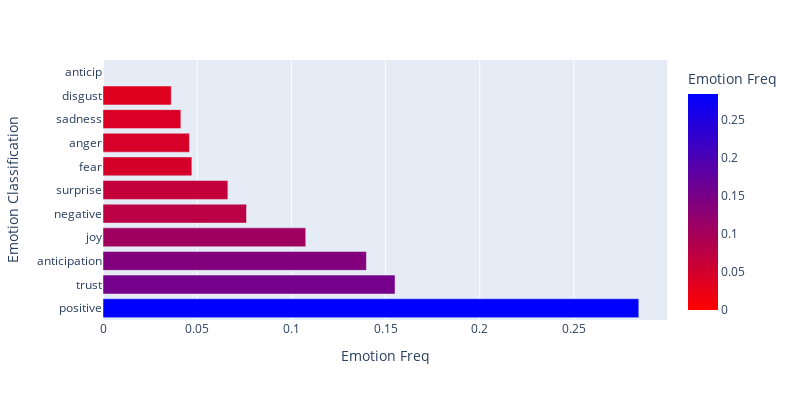

Notebook code cell kept with this figure:
### Code cell
emotion_df = pd.DataFrame.from_dict(n1, orient='index')
emotion_df = emotion_df.reset_index()
emotion_df = emotion_df.rename(columns={'index' : 'Emotion Classification' , 0: 'Emotion Freq'})
emotion_df = emotion_df.sort_values(by=['Emotion Freq'], ascending=False)
import plotly.express as px
fig = px.bar(emotion_df, x='Emotion Freq', y='Emotion Classification', color = 'Emotion Freq', orientation='h',color_continuous_scale='Bluered_r', width = 800, height = 400)
fig.show()

### Figure 1 — Plotly figure (JSON) as saved in the notebook; plotly's stock layout.template omitted (floating-point values rounded to 4 significant figures)
{"data": [{"alignmentgroup": "True", "hovertemplate": "Emotion Freq=%{marker.color}<br>Emotion Classification=%{y}<extra></extra>", "legendgroup": "", "marker": {"color": [0.2844, 0.155, 0.1398, 0.1076, 0.07618, 0.0663, 0.04717, 0.0459, 0.04133, 0.03623, 0], "coloraxis": "coloraxis", "pattern": {"shape": ""}}, "name": "", "offsetgroup": "", "orientation": "h", "showlegend": false, "textposition": "auto", "type": "bar", "x": [0.2844, 0.155, 0.1398, 0.1076, 0.07618, 0.0663, 0.04717, 0.0459, 0.04133, 0.03623, 0], "xaxis": "x", "y": ["positive", "trust", "anticipation", "joy", "negative", "surprise", "fear", "anger", "sadness", "disgust", "anticip"], "yaxis": "y"}], "layout": {"barmode": "relative", "coloraxis": {"colorbar": {"title": {"text": "Emotion Freq"}}, "colorscale": [[0, "rgb(255,0,0)"], [1, "rgb(0,0,255)"]]}, "height": 400, "legend": {"tracegroupgap": 0}, "margin": {"t": 60}, "width": 800, "xaxis": {"anchor": "y", "domain": [0, 1], "title": {"text": "Emotion Freq"}}, "yaxis": {"anchor": "x", "domain": [0, 1], "title": {"text": "Emotion Classification"}}}}
